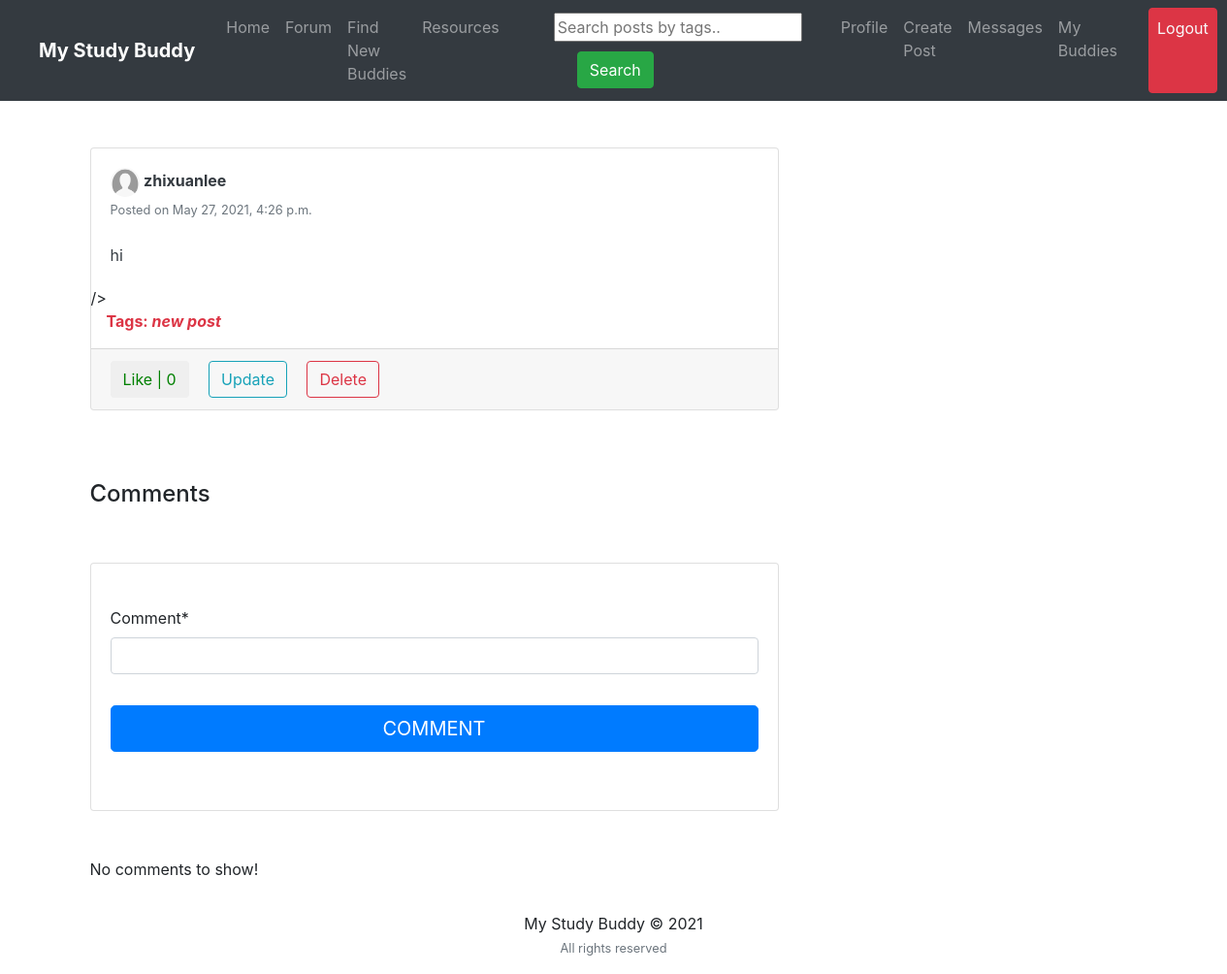
Page /post/2/ (signed in) on the committed database.
### feed/models.py (models this page shows, shortened)
class Post(models.Model):
	body = models.CharField(max_length=255, blank=True)
	picture = models.ImageField(upload_to='path/to/img', default=None)
	date_posted = models.DateTimeField(default=timezone.now)
	user_name = models.ForeignKey(User, on_delete=models.CASCADE)
	tags = models.CharField(max_length=100, blank=True)

### users/models.py (models this page shows, shortened)
class Profile(models.Model):
	user = models.OneToOneField(User, on_delete=models.CASCADE)
	image = models.ImageField(default='default.png', upload_to='profile_pics')
	slug = AutoSlugField(populate_from='user')
	bio = models.CharField(max_length=255, blank=True)
	friends = models.ManyToManyField("Profile", blank=True)
	def get_absolute_url(self):
		return "/users/{}".format(self.slug)

### feed/views.py (the view)
# urls.py: path('post/<int:pk>/', views.post_detail, name='post-detail'),
@login_required
def post_detail(request, pk):
	post = get_object_or_404(Post, pk=pk)
	user = request.user
	is_liked =  Like.objects.filter(user=user, post=post)
	if request.method == 'POST':
		form = NewCommentForm(request.POST)
		if form.is_valid():
			data = form.save(commit=False)
			data.post = post
			data.username = user
			data.save()
			return redirect('post-detail', pk=pk)
	else:
		form = NewCommentForm()
	return render(request, 'feed/post_detail.html', {'post':post, 'is_liked':is_liked, 'form':form})

### feed/forms.py
class NewCommentForm(forms.ModelForm):
	class Meta:
		model = Comments
		fields = ['comment']

### feed/templates/feed/post_detail.html (shortened to what this page needs)
{% extends "feed/layout.html" %} {% load static %} {% load crispy_forms_tags %}
{% block searchform %}
<form
  class="form-inline my-2 my-lg-0 ml-5"
  action="{% url 'search_posts' %}"
  method="get"
>
  <input name="p" type="text" placeholder="Search posts by tags.." />
  <button class="btn btn-success my-2 my-sm-0 ml-4" type="submit">
    Search
  </button>
</form>
{% endblock searchform %} {% block content %}
<div class="container">
  <div class="row">
    <div class="col-md-8">
      <div class="card card-signin my-5">
        <div class="card-body">
          <a href="{{ post.user_name.profile.get_absolute_url }}"
            ><img
              src="{{ post.user_name.profile.image.url }}"
              class="rounded-circle"
              width="30"
              height="30"
              alt=""
          /></a>
          <a
            class="text-dark"
            href="{{ post.user_name.profile.get_absolute_url }}"
            ><b>{{ post.user_name }}</b></a
          >
          <br /><small class="text-muted"
            >Posted on {{ post.date_posted }}</small
          >
          <br /><br />
          <p class="card-text text-dark">{{ post.body }}</p>
        </div>
        /></a>
        {% if post.tags %}
        <br />
        <p class="text-danger ml-3">
          <b>Tags: <i>{{ post.tags }}</i></b>
        </p>
        {% endif %}
        <div class="card-footer">
          <button class="btn btn-white mr-3 like" id="{{ post.id }}">
            {% if is_liked %}
            <a
              href="{% url 'post-like' %}"
              style="color: red"
              id="likebtn{{ post.id }}"
            >
              Unlike | {{post.likes.count}}</a
            >
            {% else %}
            <a
              href="{% url 'post-like' %}"
              style="color: green"
              id="likebtn{{ post.id }}"
            >
              Like | {{post.likes.count}}</a
            >
            {% endif %}
          </button>
          {% if post.user_name == user %}
          <a
            class="btn btn-outline-info mr-3"
            href="{% url 'post-update' post.id %}"
            >Update</a
          >
          <a
            class="btn btn-outline-danger"
            href="{% url 'post-delete' post.id %}"
            >Delete</a
          >
          {% endif %}
        </div>
      </div>
    </div>
  </div>
  <br />
  <h4>Comments</h4>
  <div class="row">
    <div class="col-md-8">
      <div class="card card-signin my-5">
        <div class="card-body">
          <form class="form-signin" method="POST" id="post-form">
            <fieldset class="form-group">
              <br />
              {{ form|crispy }}
            </fieldset>
            <div class="form-group">
              <button
                class="btn btn-lg btn-primary btn-block text-uppercase"
                type="submit"
              >
                Comment</button
              ><br />
            </div>
          </form>
        </div>
      </div>
    </div>
  </div>
  <div class="row">
    <div class="col-md-8">
      {% if post.details.all %}
      <div class="card card-signin my-5">
        {% for detail in post.details.all %}
        <div class="card-body">
          <a href="{{ detail.username.profile.get_absolute_url }}">
            <img
              src="{{ detail.username.profile.image.url }}"
              class="rounded-circle"
              width="30"
              height="30"
              alt=""
            />
          </a>
          <a
            class="text-dark"
            href="{{ detail.username.profile.get_absolute_url }}"
            ><b>{{ detail.username }}</b></a
          >
          <br /><small>{{ detail.comment_date }}</small><br /><br />
          <p class="card-text text-dark">{{ detail.comment }}</p>
        </div>
        <hr class="my-1" />
        {% endfor %}
      </div>
      {% else %}
      <p>No comments to show!</p>
      {% endif %}
    </div>
  </div>
</div>
{% endblock content %}

### rows in the picture
Post: user_name.profile.image (placeholder picture), user_name "zhixuanlee", date_posted "May 27, 2021, 4:26 p.m.", body "hi", tags "new post", likes.count "0"
